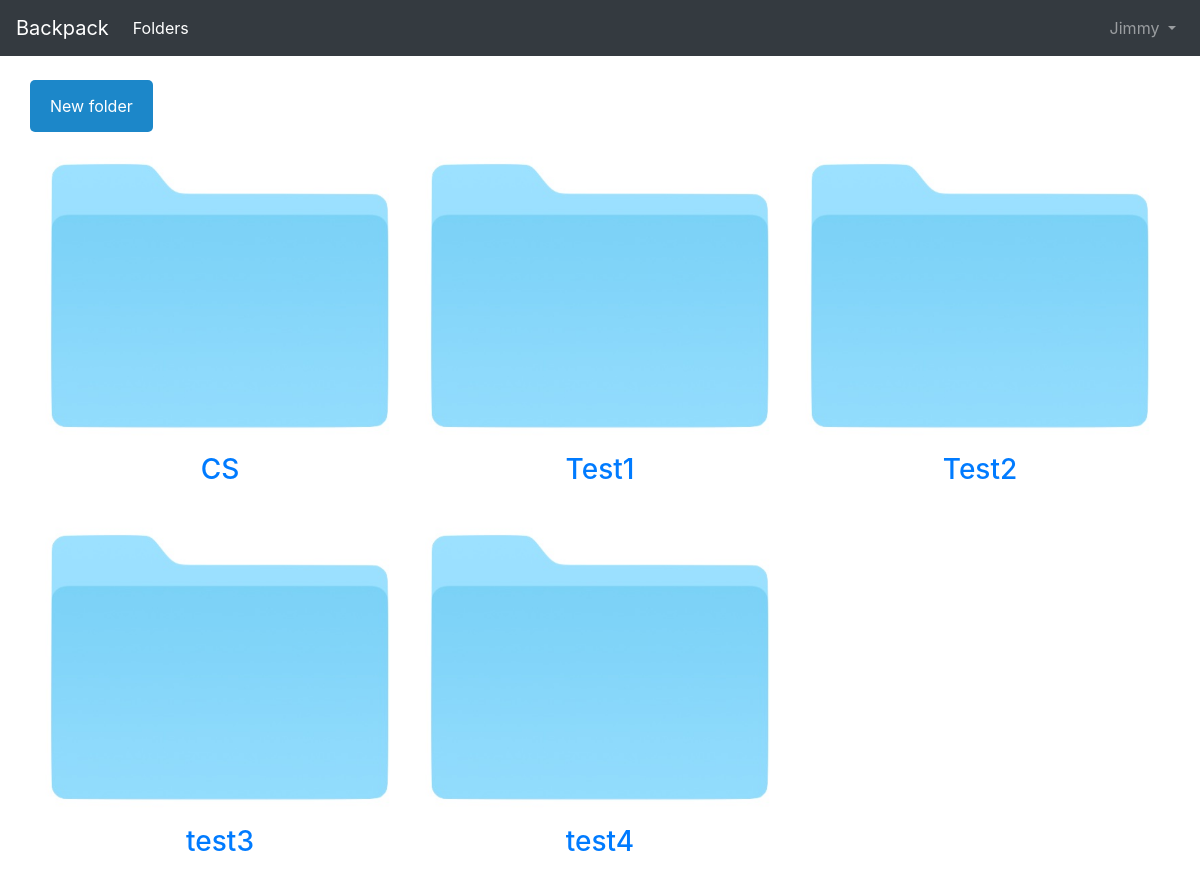
The page /docs/ (signed in) on the database as committed earlier.
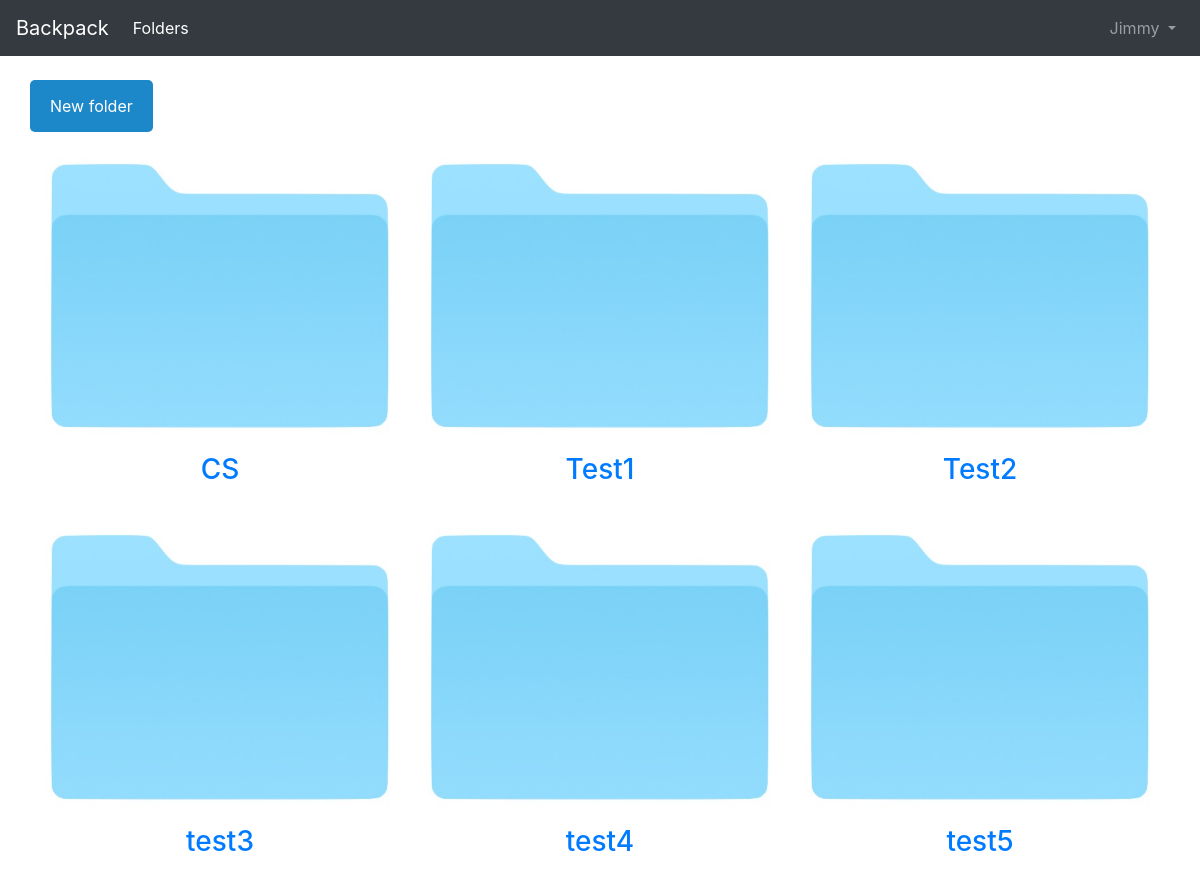
The same page on the database as committed later.
### docs/models.py (models this page shows, shortened)
class Folder(models.Model):
    class Meta:
        constraints = [
            models.UniqueConstraint(fields=['title', 'user_owner'], name='unique_folder')
            ]
    id = models.AutoField(primary_key=True)
    title = models.CharField(max_length=100)
    description = models.CharField(max_length=512, blank=True)
    user_owner = models.ForeignKey(
                        get_user_model(),
                        on_delete=models.CASCADE,
                                   )

### docs/views.py (the view)
# urls.py: path('', FolderListView.as_view(), name='folders'),
class FolderListView(ListView):
    model = Folder
    template_name = 'folder_list.html'
    def get_queryset(self):
        if self.request.user.is_authenticated:
            qs = Folder.objects.filter(Q(user_owner=self.request.user))
            return qs
        else:
            return 0

### templates/context_processors.py (called while the page is built)
def include_login_form(request):
    from django.contrib.auth.forms import AuthenticationForm
    form = AuthenticationForm()
    return {'login_form': form}

### templates/folder_list.html (shortened to what this page needs)
{% extends 'base.html' %}
{% load static %}
{% block content %}
<link rel="stylesheet" href="{% static 'forms.css' %}">
<div class="container">
  <div class="row">
      <button class='openButton' onclick = "openForm()">
        New folder
          </button>
  </div>
</div>
<br>
<div class="container">
  <div class="row">
{% for folder in object_list %}
{% if forloop.counter|divisibleby:4 %}
		</div>
		</div><br>
	<div class="container">
  <div class="row">
{% endif %}
    <div class="col-sm-4">
 <a href="{% url "doc_list" folder.title %}">
        <div class="panel-body"><img src="{% static 'folder_pic.jpg' %}" class="img-responsive" style="width:100%" alt="Image"></div>
        <h3 class="text-center my-3">{{folder.title}}</h3>
</a>
    </div>
{% endfor %}
  </div>
    </div>
{% endblock content %}

Rows that differ between the two databases and show on the page:
added Folder: title "test5"
